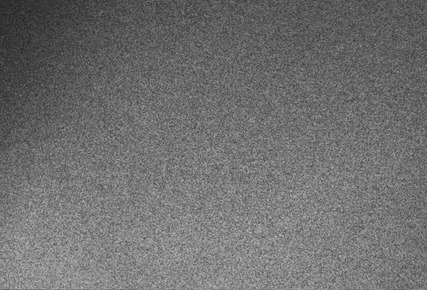
#> input picture LOCAL-climage/___I.jpg, 427 x 290 px
$ python psd-old.py ../LOCAL-climage/___I.jpg   (older library calls are emulated)
#> lines starting #> are read from the running program, lines starting #| are printed output that depends on the picture
#!/usr/bin/python3
#-*- coding: utf-8 -*-

## User settings
#?? PSD of electric field E(t) is: spectrum I(f) with units W/Hz = (h/e) * W/eV  since 1 Hz = 1 J / h = 1 eV * h/e
#??           can be converted into a function of wavelength:  I'(λ) = I(f) * dλ/df   with  λ[nm] = c * 1e9 / f[Hz]    and   dλ/df = - (c*1e9)/f²
#?? PSD of e.g. time-domain force F(t) -> spectrum G(f) with units N²/Hz
#??           can be converted into a function of period  t=1/f  by
#?? PSD of sample morphology is: ... in units [nm⁴]
# Shall PSD be expressed by decibels?
# In 2D signal, pink noise has k**(-0.5) dependency in FT modulus (i.e. amplitude spectrum), thus RPSD has k**(1 + (-0.5)*2) dependency and is flat
# Some links:
#   http://www.nanophys.kth.se/nanophys/facilities/nfl/afm/icon/bruker-help/Content/SoftwareGuide/Offline/AnalysisFunct/PowerSpectralDens.htm
#       PSD = RMS²;
#       "1D PSD: One-dimensional power spectral density measured in nm3; P/(Δf)
#       1D Isotropic PSD: One-dimensional isotropic power spectral density measured in nm3; P/(2πf)
#       2D Isotropic PSD: Two-dimensional isotropic power spectral density measured in nm4; P/2πf(Δf)"

#   https://community.sw.siemens.com/s/article/what-is-a-power-spectral-density-psd
#   Erkin Sidick Power Spectral Density Specification and Analysis of Large Optical Surfaces
#       Proc. of SPIE Vol. 7390, online: www.meripet.com/Papers/SPIE09_7390_0L.pdf
#       "...2D-PSD is defined as the squared amplitude per unit area of the spectrum" ...
# TODOs:
#   correct resampling spfreq->feature size (like dE/dλ in spectra...)
#   treat vertically cropped imgs correctly


N_FREQ_BINS = 400
NORMALIZE_TO_AVERAGE = False             # usually we care about the inhomogeneities as compared to avg. brightness
CONVERT_SPFREQ_TO_UM = False             # readers may find it more understandable to invert x-axis into metres
NOISE_BACKGROUND_CUTOFF = 4.0           # the higher, the more points will be cut
SAVE_PLOT            = 0                # diagnostic PNG
SEM_image_sizes  = {                    # magnifications
    'E':    [11740.0e-6, 8627.0e-6],              # 10       ×
    'F':    [ 5870.0e-6, 4313.5e-6],              # 20       ×
    'G':    [ 2348.0e-6, 1725.4e-6],              # 50       ×
    'H':    [ 1174.0e-6,  862.7e-6],              # 100      ×
    'I':    [  587.0e-6, 431.35e-6],              # 200      ×
    'J':    [  234.8e-6, 172.54e-6],              # 500      ×
    'K':    [  117.4e-6,  86.27e-6],              # 1000     ×
    'L':    [   58.7e-6, 43.135e-6],              # 2000     ×
    'M':    [  23.48e-6, 17.254e-6],              # 5000     ×
    'N':    [  11.74e-6,  8.627e-6],              # 10000    ×
    'O':    [   5.87e-6, 4.3135e-6],              # 20000    ×
    'P':    [  2.348e-6, 1.7254e-6],              # 50000    ×
    }
WLI_image_sizes  = {
        '5x': [1400e-6, 1050e-6],
        '20x': [350e-6, 262e-6],
        '50x': [140e-6, 105e-6],
        }

# unused: PMT_preamp_codes  = {'A':1, 'B':4, 'C':4**2, 'D':4**3, 'E':4**4, 'F':4**5}   # PMT scales roughly exponentially

## Import common moduli
import sys, os, time, imageio
if SAVE_PLOT: import matplotlib.pyplot as plt
import numpy as np
from scipy.constants import c, hbar, pi
from scipy.misc import imread

for imname in sys.argv[1:]:
    im_size_code = imname[3].upper()
    try:
        im_xsize, im_ysize = SEM_image_sizes[im_size_code]        # unit: meter
        #im_kv_code = imname[4:6]
        #im_pmtpreamp_code = imname[6]
    except KeyError:
        for k,v in WLI_image_sizes.items():
            if k in imname:
                im_xsize, im_ysize = WLI_image_sizes[k]
                print('detected size', im_xsize, im_ysize)
                break
    print('processing '+imname+' guessing its real dimensions as ',im_xsize*1e6, '×', im_ysize*1e6, 'μm')
    #im_kv_code = imname[4:6]
    # unused: PMT_preamp_codes  = {'A':1, 'B':4, 'C':4**2, 'D':4**3, 'E':4**4, 'F':4**5}   # PMT scales roughly exponentially
    #im_pmtpreamp_code = imname[6]


    im = imageio.imread(imname)
#> im is the input picture: shape (290, 427); min 32, max 194, mean 111.3
    #im = np.random.rand(*im.shape) #white noise test: the fractal properties of white noise should lead to almost overlapping curves
    if np.max(im)>256: im = im.astype(float)/256  # naive detection of 16-bit images
    fim = np.fft.fftshift(np.fft.fft2(im))
    fim2 = np.abs(fim**2) / np.size(im)

    #import matplotlib.pyplot as plt ## FFT diagnostics
    #plt.imshow(fim2)
    #plt.savefig(imname+'FFT.png')

    ## Generate circular domains in the 2D frequency space
    xfreq = np.fft.fftshift(np.fft.fftfreq(fim2.shape[1], d=im_xsize/fim2.shape[1])) * 2*np.pi
    yfreq = np.fft.fftshift(np.fft.fftfreq(fim2.shape[0], d=im_ysize/fim2.shape[0])) * 2*np.pi
    mesh = np.meshgrid(xfreq,yfreq)
    xyfreq = np.abs(mesh[0] + 1j*mesh[1])
    xyfreq[:,xyfreq.shape[1]//2-1:xyfreq.shape[1]//2+1] = -1 # filtering against horizontal line noise (needed even in SEM)
    max_xyfreq = max(np.max(xfreq), np.max(yfreq))
#> max_xyfreq = 22799292.5

    freq_bin_width = max_xyfreq/N_FREQ_BINS
#> freq_bin_width = 56998.2
    freq_bins = np.linspace(0, max_xyfreq, N_FREQ_BINS+1)
#> freq_bins = 401 values from 0 to 22799292.5
    xyfreq_binned = np.round(xyfreq/freq_bin_width)*freq_bin_width

    bin_averages = []
    for freq_bin in freq_bins:
        bin_mask     = np.isclose(xyfreq_binned, freq_bin)
        bin_px_count = np.sum(bin_mask)
        bin_average  = np.sum(fim2[bin_mask])/bin_px_count * im_xsize * im_ysize  # multiply by px area, since we are considering energy!
        bin_averages.append(bin_average)
#> this loop made 401 passes
#> bin_average on passes 1 to 3: 0.00688, nan, 0.00457
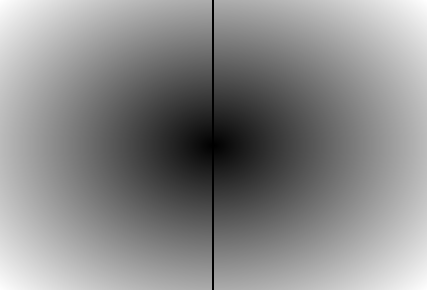
#> xyfreq_binned: shape (290, 427) float64; min 0, max 31064036, mean 16782872.1; drawn with min black and max white
#> after the loop, bin_averages = 401 items, first 6: 0.00688, nan, 0.00457, 0.000688, 0.000614, 0.000557

    # remove zero frequency, and all high frequencies where only noise can be expected
    bin_filter = (bin_averages > np.min(bin_averages[:-3])*NOISE_BACKGROUND_CUTOFF)
    freq_bins = np.array(freq_bins)[bin_filter][1:]
#> freq_bins = empty array
    bin_averages = np.array(bin_averages)[bin_filter][1:]
#> bin_averages = empty array

    # (e.g. gwyddion's convention) PSD of white noise grows prop. to freq
    bin_averages *= freq_bins

    if NORMALIZE_TO_AVERAGE: bin_averages = bin_averages / np.mean(im)
    if CONVERT_SPFREQ_TO_UM:
        xlabel, ylabel = u'feature size (μm)', u'spectral power (A.U.)'
        bin_averages *= freq_bins**2
        freq_bins = 1e6 * 2*np.pi / freq_bins
    else:
        xlabel, ylabel = u'spatial frequency $k$ (1/m)', u'spectral power (A.U.)'

    #print(freq_bins, bin_averages)
    with open(imname+'_RPSDF.dat', 'w')   as of: of.write('# ' + '\t'.join([xlabel,ylabel]) + '\n')
    with open(imname+'_RPSDF.dat', 'a+b') as of: np.savetxt(of, np.array([freq_bins, bin_averages]).T, delimiter='\t')

    if SAVE_PLOT:
        plt.plot(freq_bins[1:], bin_averages[1:])
        plt.yscale('log')
        plt.xscale('log')
        plt.xlabel(u"feature size (μm)" if CONVERT_SPFREQ_TO_UM else u"spatial frequency (1/m)")
        plt.ylabel(u"spectral power (A. U.)")
        plt.title(imname);
        plt.grid()
        plt.savefig(imname+"_RPSDF.png", bbox_inches='tight')
